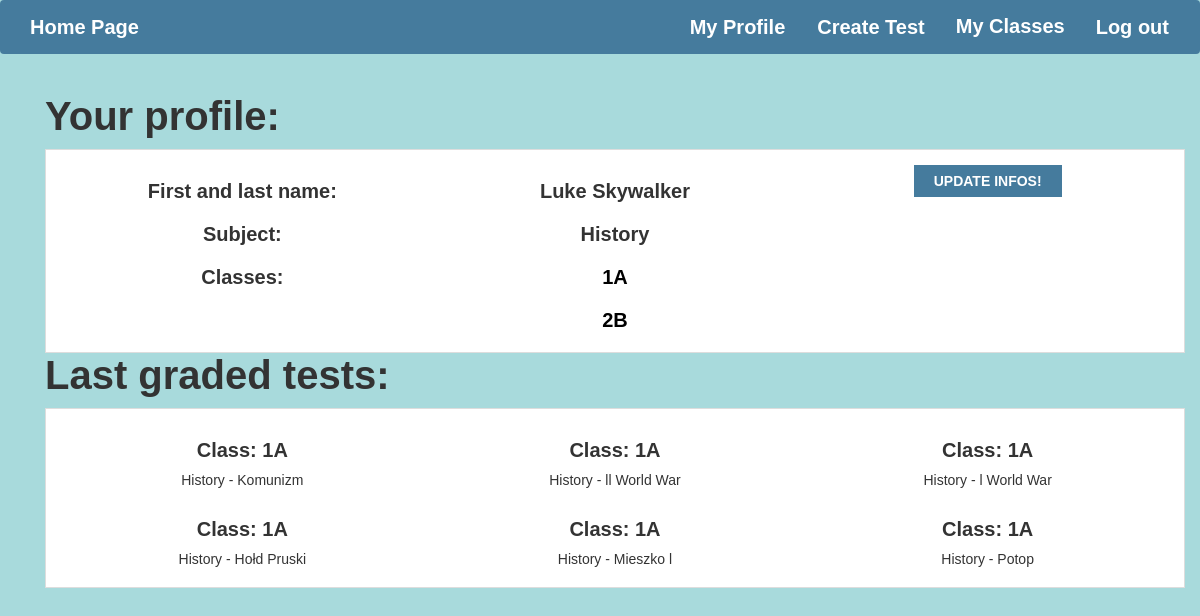
Page /teachers/detail/3/ (signed in) on the earlier database version.
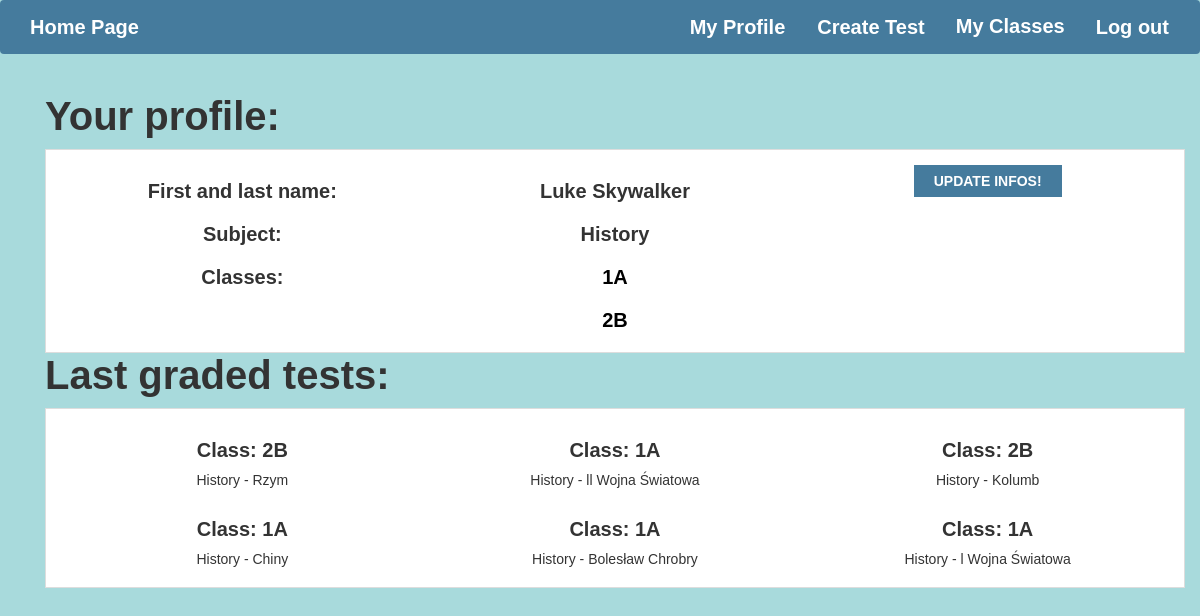
Same page on the later database version.
### students/models.py (models this page shows)
class Classes(models.Model):
    name = models.CharField(max_length = 5)
    students = models.ManyToManyField(Student)
    def __str__(self):
        return self.name

### teacher/models.py (models this page shows, shortened)
class Tests(models.Model):
    teacher = models.ForeignKey(Teacher,on_delete=models.CASCADE, null = True)
    desc = models.CharField(max_length = 50, null = True)
    student = models.ForeignKey(Student, on_delete = models.CASCADE, null = True)
    subject = models.CharField(max_length=10, choices=SUBJECTS, null = True)
    classes = models.ForeignKey(Classes, on_delete = models.CASCADE, null = True)
    created_at = models.DateTimeField(auto_now=True)
    planned = models.DateField(null = True)
    class Grades(models.IntegerChoices):
        F = 1
        E = 2
        D = 3
        C = 4
        B = 5
        A = 6
    grade = models.IntegerField(choices = Grades.choices, null = True)
    class Meta:
        ordering = ["-created_at"]

class Teacher(models.Model):
    user = models.OneToOneField(User, on_delete=models.CASCADE)
    teacher = models.BooleanField(default=False)
    subject = models.CharField(max_length=10, choices=SUBJECTS)
    form_teacher = models.CharField(max_length = 5, blank = True ,default = False)
    classes = models.ManyToManyField(Classes, related_name='teacher_classes')

### teacher/views.py (the view)
# urls.py: path('detail/<int:pk>/', views.TeacherDetails.as_view(), name = 'detail'),
class TeacherDetails(WhichUserMixin, DetailView):
    template_name = 'teacher_detail.html'
    model = Teacher
    def get_context_data(self,**kwargs):
        context = super().get_context_data(**kwargs)
        classes = list(self.current_teacher.classes.all())
        context['classes'] = classes
        tests = Tests.objects.filter(grade__isnull = False, teacher = self.current_teacher)
        graded_tests = tests.values_list('classes', 'desc')
        list(graded_tests)
        graded_tests_classes = []
        for tup in graded_tests:
            if tup not in graded_tests_classes:
                graded_tests_classes.append(tup)
        graded_tests = []
        for tup in graded_tests_classes:
            graded_tests.append(Tests.objects.filter(grade__isnull = False, teacher = self.current_teacher, classes = tup[0], desc = tup[1]).first())
        context['tests'] = graded_tests[:6]
        return context

### SchoolSystem/views.py (called while the page is built)
    def get_context_data(self, **kwargs):
        context = super().get_context_data(**kwargs)
        context['current_teacher'] = self.current_teacher
        context['current_student'] = self.current_student
        if self.current_teacher:
            classes = self.current_teacher.classes.all()
            context['classes'] = list(classes)
        return context

### teacher/templates/teacher_detail.html
{% extends "base.html" %}
{% load bootstrap3 %}
{% block content %}
<div class="container">
  <h1>Your profile:</h1>
  <div id="teacher" class="clear">
  <div class="test">
    <div class="col-md-4">
    <h3> First and last name:</h3>
    <h3> Subject:</h3>
    <h3> Classes: </h3>
    </div>
    <div class="col-md-4">
    <h3>{{teacher.user.first_name}} {{teacher.user.last_name}}</h3>
    <h3>{{teacher.subject}}</h3>
    {% for class in classes %}
    <h3><a href="{% url 'teacher:class' pk=class.pk  %}">{{class.name}}</a></h3>
    {% endfor %}
    </div>
  <a class="signup" href="{% url 'teacher:update' pk=teacher.pk %}">Update infos!</a>
</div>
</div>
<h1>Last graded tests:</h1>
<div id="teacher" class="clear">
<div class="test">
{% for test in tests %}
<div class="col-md-4">
  <h3> Class: {{test.classes}} </h3>
  <p>{{test.teacher.subject}} - {{test.desc}}</p>
</div>
{% endfor %}
</div>
</div>
</div>
{% endblock %}

Differences in the rows shown:
no longer on this page (row unchanged): Tests: classes "1A", teacher.subject "History", desc "Komunizm"
removed Tests: classes "1A", teacher.subject "History", desc "ll World War"
removed Tests: classes "1A", teacher.subject "History", desc "l World War"
removed Tests: classes "1A", teacher.subject "History", desc "Hołd Pruski"
no longer on this page (row unchanged): Tests: classes "1A", teacher.subject "History", desc "Mieszko l"
removed Tests: classes "1A", teacher.subject "History", desc "Potop"
added Tests: classes "2B", teacher.subject "History", desc "Rzym"
added Tests: classes "1A", teacher.subject "History", desc "ll Wojna Światowa"
added Tests: classes "2B", teacher.subject "History", desc "Kolumb"
added Tests: classes "1A", teacher.subject "History", desc "Chiny"
added Tests: classes "1A", teacher.subject "History", desc "Bolesław Chrobry"
added Tests: classes "1A", teacher.subject "History", desc "l Wojna Światowa"
